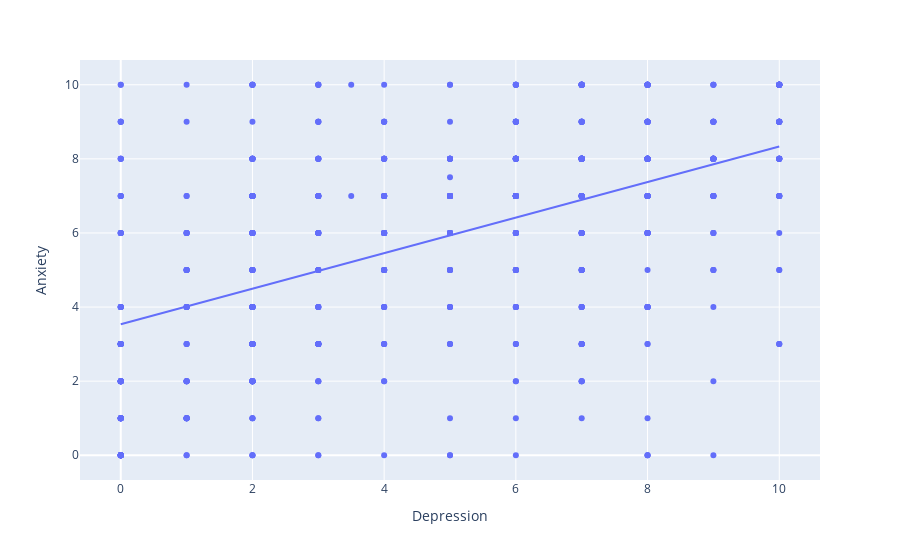

Here is the notebook cell this chart was saved with:
### Code cell
## Plot Fare Distribution Across Age usinf Joint
fig = px.scatter(df, x="Depression", y="Anxiety", trendline="ols")
fig.show()

### Figure 1 — Plotly figure (JSON) as saved in the notebook; plotly's stock layout.template omitted (floating-point values rounded to 4 significant figures; data arrays with more than 128 entries replaced by an {"elided": "..."} marker saying what was removed)
{"data": [{"hovertemplate": "Depression=%{x}<br>Anxiety=%{y}<extra></extra>", "legendgroup": "", "marker": {"color": "#636efa", "symbol": "circle"}, "mode": "markers", "name": "", "orientation": "v", "showlegend": false, "type": "scatter", "x": {"elided": "736 float values"}, "xaxis": "x", "y": {"elided": "736 float values"}, "yaxis": "y"}, {"hovertemplate": "<b>OLS trendline</b><br>Anxiety = 0.479487 * Depression + 3.53792<br>R<sup>2</sup>=0.270368<br><br>Depression=%{x}<br>Anxiety=%{y} <b>(trend)</b><extra></extra>", "legendgroup": "", "marker": {"color": "#636efa", "symbol": "circle"}, "mode": "lines", "name": "", "showlegend": false, "type": "scatter", "x": {"elided": "736 float values"}, "xaxis": "x", "y": {"elided": "736 float values"}, "yaxis": "y"}], "layout": {"legend": {"tracegroupgap": 0}, "margin": {"t": 60}, "xaxis": {"anchor": "y", "domain": [0, 1], "title": {"text": "Depression"}}, "yaxis": {"anchor": "x", "domain": [0, 1], "title": {"text": "Anxiety"}}}}
